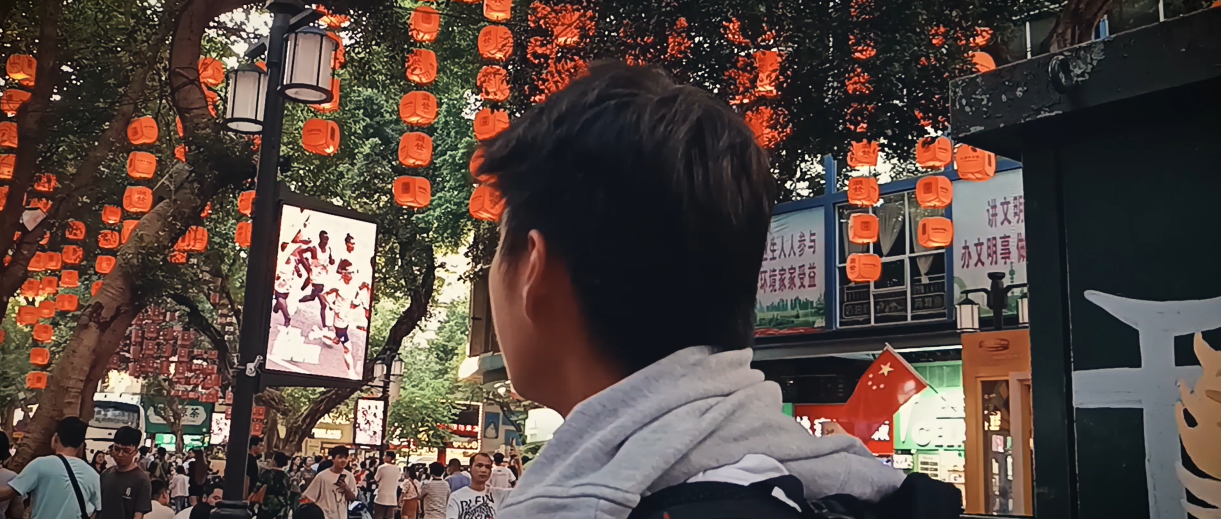
#> input picture images/clay.png, 2442 x 1038 px, found by its file name (shown at 1/2 size)
$ jupyter execute --allow-errors graph_cut_iterated.ipynb
#> lines starting #> are read from the running program, lines starting #| are printed output that depends on the picture
[cell 1]
import cv2
import numpy as np
import matplotlib.pyplot as plt
from skimage import graph
from skimage.segmentation import slic
from scipy.stats import norm
import maxflow
import time

##
## Get User Scribbles (Foreground and Background Labelling)

[cell 2]
# Define globals
scribble_mask = []
drawing = False
current_label = 1  # 1 for FG (red), 2 for BG (blue)

[cell 3]
# [17 lines left out: function scribble_seeds, not called in this run]


def get_user_seeds(image, segments, max_display_size=800):
    '''
    Get initial seeds/inputted foreground and background information from user.
    '''
    global scribble_mask, scale_x, scale_y

    segments = segments.astype(np.int32)
    scribble_mask = np.zeros(image.shape[:2], dtype=np.uint8)

    # Calculate scale for display
    h, w = image.shape[:2]
    scale = min(max_display_size / h, max_display_size / w, 1.0)
    display_size = (int(w * scale), int(h * scale))
    scale_x = w / display_size[0]
    scale_y = h / display_size[1]

    cv2.namedWindow("Scribble on Image", cv2.WINDOW_NORMAL)
    cv2.resizeWindow("Scribble on Image", *display_size)
    cv2.setMouseCallback("Scribble on Image", scribble_seeds)

    while True:
        overlay = image.copy()
        overlay[scribble_mask == 1] = [0, 0, 255]   # Red for foreground
        overlay[scribble_mask == 2] = [255, 0, 0]   # Blue for background
        overlay_resized = cv2.resize(overlay, display_size, interpolation=cv2.INTER_NEAREST)

        cv2.imshow("Scribble on Image", overlay_resized)
        key = cv2.waitKey(1)
        if key == 13: # Enter Key
            break

    cv2.destroyAllWindows()

    fg_seeds = set(np.unique(segments[scribble_mask == 1]))
    bg_seeds = set(np.unique(segments[scribble_mask == 2]))
    fg_seeds.discard(0)
    bg_seeds.discard(0)

    return fg_seeds, bg_seeds, overlay

##
## Create Graph

[cell 4]
def superpixel_segmentation(image):
    '''
    Apply low level segmentation to reduce computational costs.
    Use superpixel segmentation instead of EDISON mean shift for better
    implementation in Python.
    '''
    return slic(image, n_segments=700, compactness=10)

def compute_gaussian_likelihoods(image, segments, fg_seeds, bg_seeds):
    '''
    Computes per-pixel probability of belonging to foreground or background
    using a fixed Gaussian model from user scribbles.
    Calculates the likelihoods using SciPy's norm function.
    Used for the data term estimation.
    '''
    fg_pixels = np.vstack([
        image[segments == s] for s in fg_seeds if np.any(segments == s)
    ])
    bg_pixels = np.vstack([
        image[segments == s] for s in bg_seeds if np.any(segments == s)
    ])

    print("[compute_GMM_likelihood] Computing likelihoods...")

    # Compute mean and std for each channel
    fg_mean, fg_std = fg_pixels.mean(axis=0), fg_pixels.std(axis=0) + 1e-5
    bg_mean, bg_std = bg_pixels.mean(axis=0), bg_pixels.std(axis=0) + 1e-5

    # Now compute likelihoods for each segment
    segment_ids = np.unique(segments)
    fg_likelihoods, bg_likelihoods = {}, {}

    for s in segment_ids:
        pix = image[segments == s]
        fg_prob = norm.pdf(pix, loc=fg_mean, scale=fg_std).prod(axis=1).mean()
        bg_prob = norm.pdf(pix, loc=bg_mean, scale=bg_std).prod(axis=1).mean()
        fg_likelihoods[s] = fg_prob
        bg_likelihoods[s] = bg_prob

    print("[compute_GMM_likelihood] Done.")
    return fg_likelihoods, bg_likelihoods

# [94 lines left out: functions recompute_likelihoods, compute_segment_means, build_RAG, add_n_links, add_t_links, not called in this run]

##
## Perform Iterated Graph Cut
> Uses updated Gaussian likelihoods every iteration

[cell 5]
# [25 lines left out: function run_graph_cut, not called in this run]

def iterated_graph_cut(image, segments, fg_seeds, bg_seeds, max_iters=5, tol=1e-3):
    """
    Iteratively refine the mask by re-fitting Gaussian models from the full segmentation mask.
    """
    print("[iterated_graph_cut] Starting...")

    # Initial likelihoods from user scribbles
    initial_likelihoods = compute_gaussian_likelihoods(image, segments, fg_seeds, bg_seeds)
    mask = run_graph_cut(image, segments, fg_seeds, bg_seeds,
                         initial_likelihoods[0], initial_likelihoods[1])
    prev_mask = mask.copy()

    for i in range(1, max_iters + 1):
        print(f"[iterated_graph_cut] Iteration {i}...")

        # Refit Gaussians based on current mask
        fg_likelihoods, bg_likelihoods = recompute_likelihoods(image, segments, mask)

        # Optional: still enforce hard constraints from original seeds
        mask = run_graph_cut(image, segments, fg_seeds, bg_seeds, fg_likelihoods, bg_likelihoods)

        # Check for convergence
        diff = np.mean(mask != prev_mask)
        print(f"[iterated_graph_cut] Change = {diff:.4f}")
        if diff < tol:
            print("[iterated_graph_cut] Converged.")
            break

        prev_mask = mask.copy()

    return mask

##
## Main Program

[cell 6]
image = cv2.imread("../images/clay.png")
#> image is the input picture: shape (1038, 2442, 3); mean B, G, R 65.8, 72, 86.8

start_time = time.time()
segments = superpixel_segmentation(image)
#> in superpixel_segmentation, `return slic(image, n_segments=700, compactness=10)`:
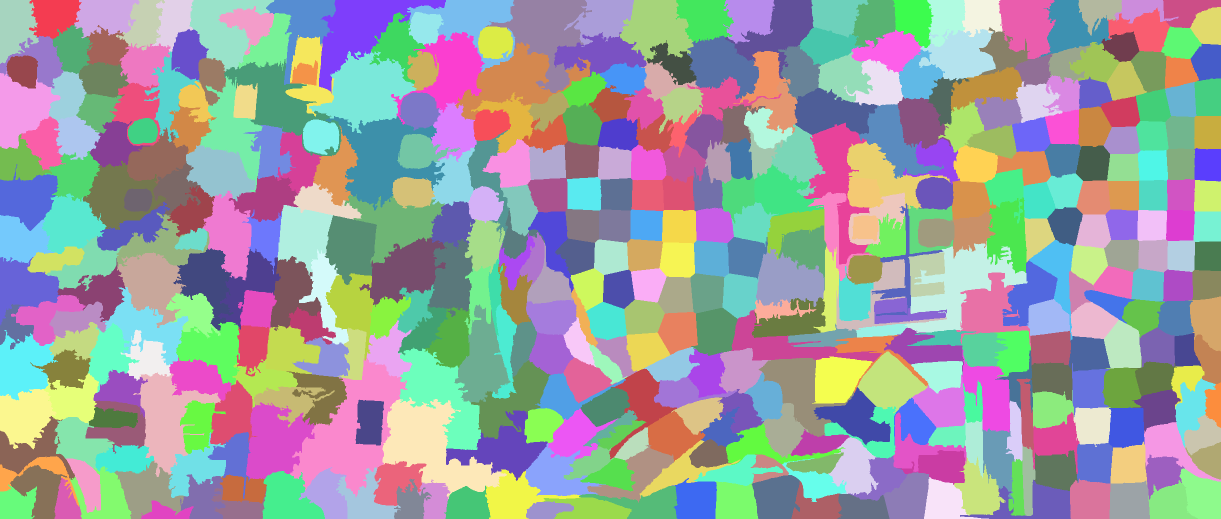
#> returned value: shape (1038, 2442) int64 (shown at 1/2 size); 464 distinct labels, from 1 to 464; one colour per label, 0 black
end_time = time.time()
elapsed = end_time - start_time
print(f"Function took {elapsed:.4f} seconds")
print(f"There are {len(np.unique(segments))} unique segments")
#| There are 464 unique segments

[cell 7]
initial_fg_seeds, initial_bg_seeds, overlay = get_user_seeds(image, segments)
#> in get_user_seeds, `overlay_resized = cv2.resize(overlay, display_size, interpolation=cv2...`:
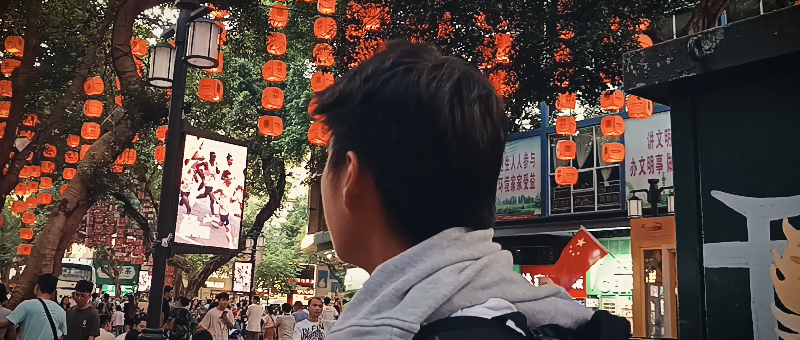
#> overlay_resized: shape (340, 800, 3); mean B, G, R 65.7, 72, 86.8
#> (key Esc is pressed here)
#> in get_user_seeds, `fg_seeds = set(np.unique(segments[scribble_mask == 1]))`: fg_seeds = 0 items
#> initial_fg_seeds = 0 items; initial_bg_seeds = 0 items

print(f"# of initial foreground seeds: {len(initial_fg_seeds)}")
#| # of initial foreground seeds: 0
print(f"# of initial background seeds: {len(initial_bg_seeds)}")
#| # of initial background seeds: 0

[cell 8]
plt.figure(figsize=(12, 6))
plt.subplot(121)
plt.title('Superpixel Segmentation')
plt.imshow(segments)

plt.subplot(122)
plt.title('User Scribbles (Red - Foreground; Blue - Background)')
plt.imshow(cv2.cvtColor(overlay, cv2.COLOR_BGR2RGB))
plt.show()
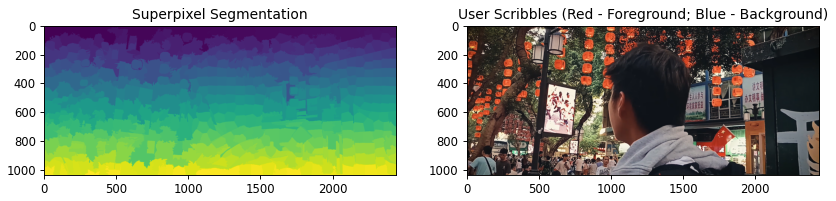
#> figure drawn by matplotlib, 2 panels

[cell 9]
start_time = time.time()
#> (the rest of this cell did not finish here and is left out)

$ run again, with images/beach.jpg saved as images/clay.png
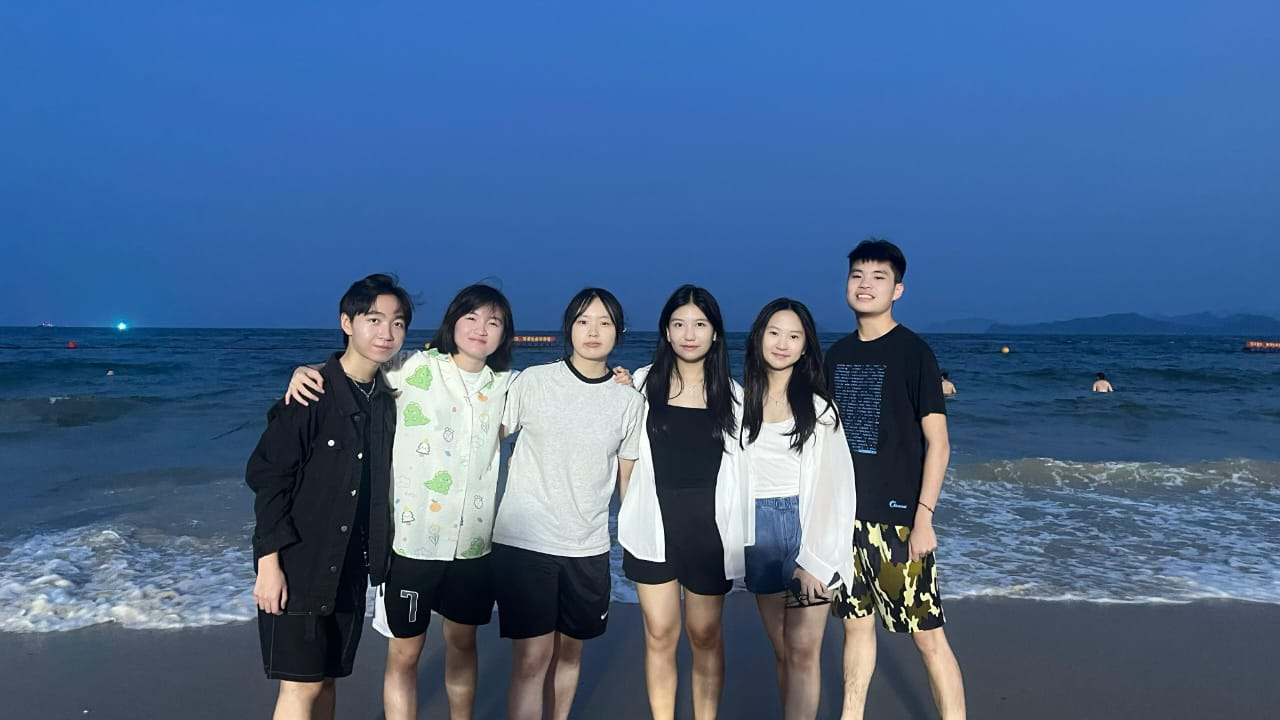
#> input picture images/beach.jpg, 1280 x 720 px, found by its file name
#> image is the input picture: shape (720, 1280, 3); mean B, G, R 139.3, 100.9, 71.3
#> in superpixel_segmentation, `return slic(image, n_segments=700, compactness=10)`:
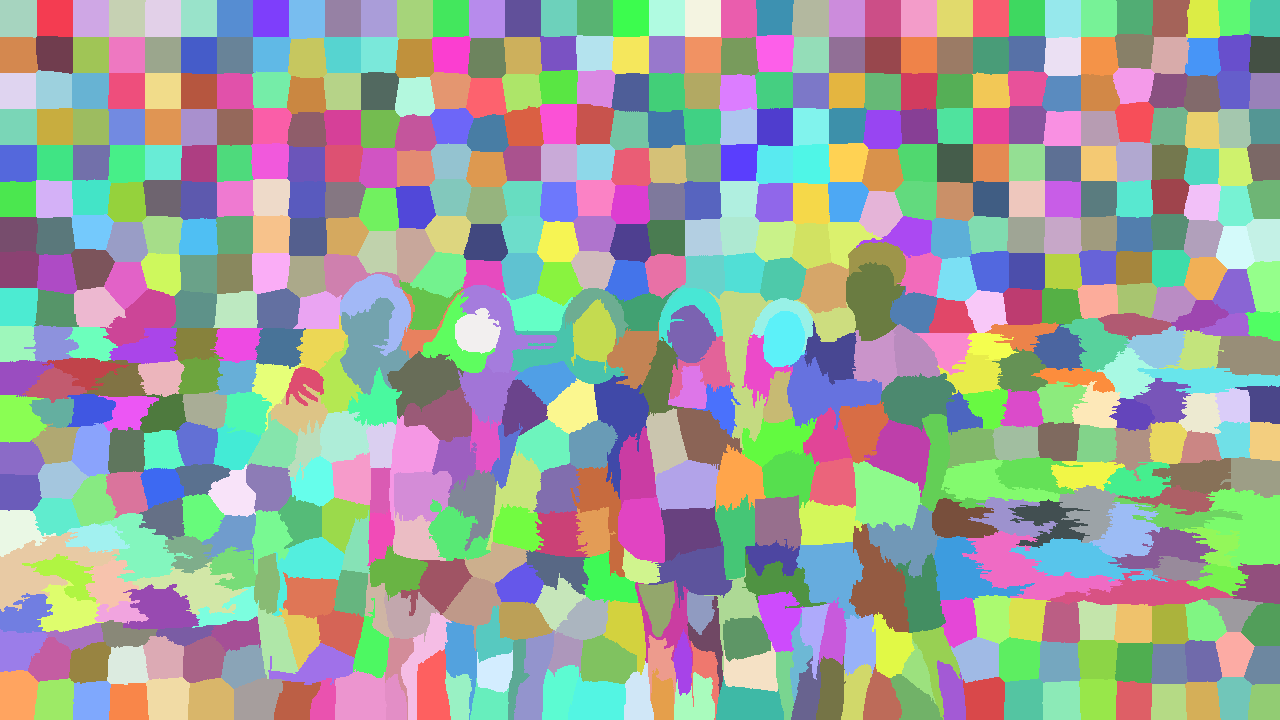
#> returned value: shape (720, 1280) int64; 626 distinct labels, from 1 to 626; one colour per label, 0 black
#| There are 626 unique segments
#> segments: shape (720, 1280) int32; 626 distinct labels, from 1 to 626
#> fg_seeds = 0 items
#| # of initial foreground seeds: 0
#| # of initial background seeds: 0
#> `plt.show()`:
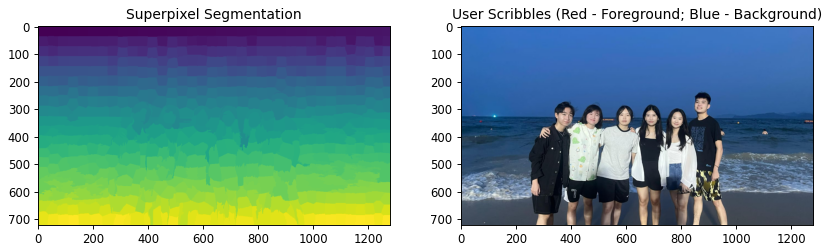
#> figure drawn by matplotlib, 2 panels

$ run again, with images/hand.jpg saved as images/clay.png
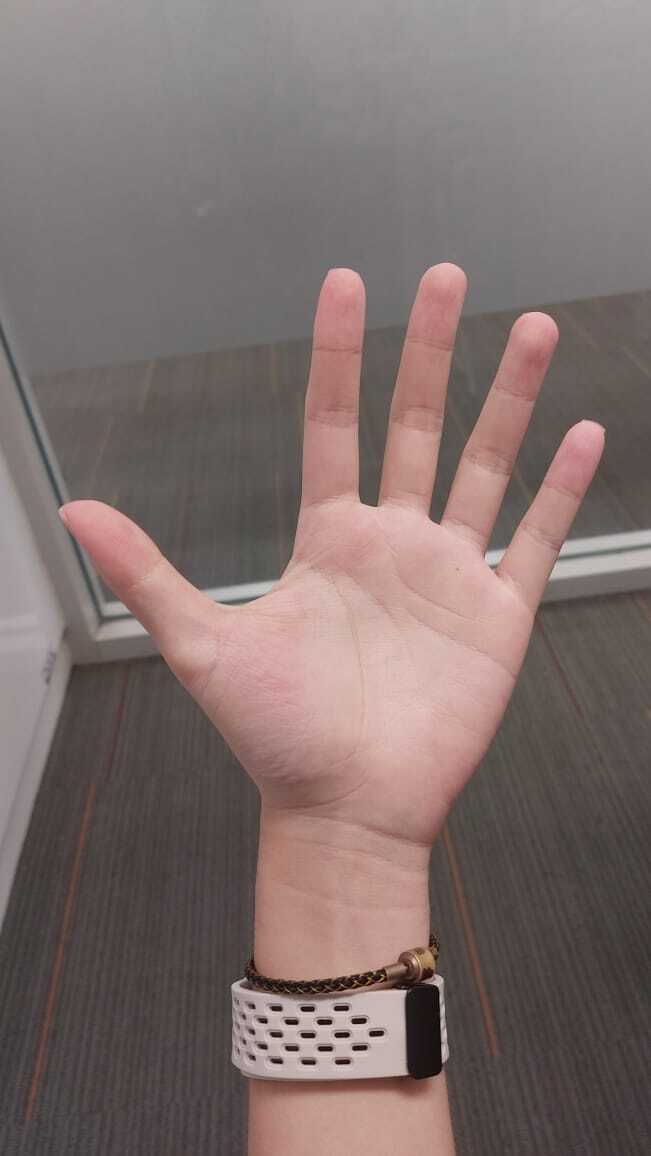
#> input picture images/hand.jpg, 651 x 1156 px, found by its file name
#> image is the input picture: shape (1156, 651, 3); mean B, G, R 109.2, 111.7, 126.9
#> in superpixel_segmentation, `return slic(image, n_segments=700, compactness=10)`:
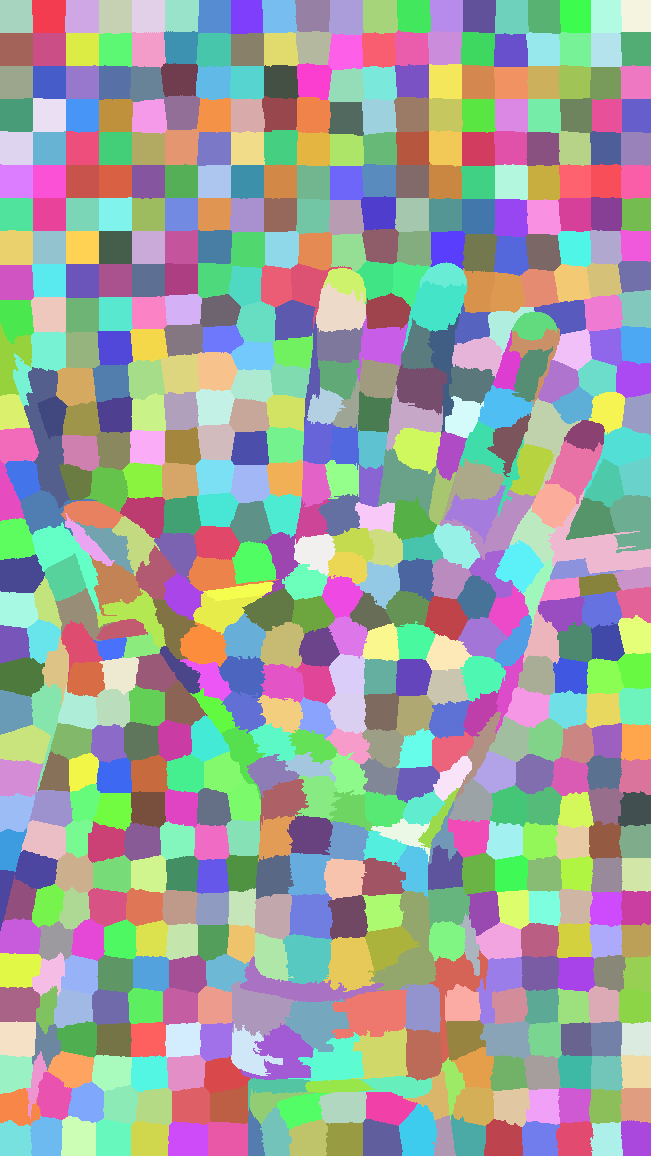
#> returned value: shape (1156, 651) int64; 654 distinct labels, from 1 to 654; one colour per label, 0 black
#| There are 654 unique segments
#> segments: shape (1156, 651) int32; 654 distinct labels, from 1 to 654
#> fg_seeds = 0 items
#| # of initial foreground seeds: 0
#| # of initial background seeds: 0
#> `plt.show()`:
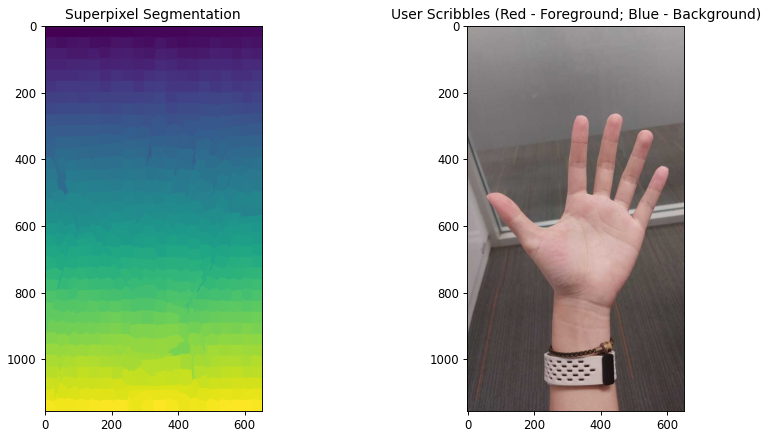
#> figure drawn by matplotlib, 2 panels

$ run again, with images/hand2.jpg saved as images/clay.png
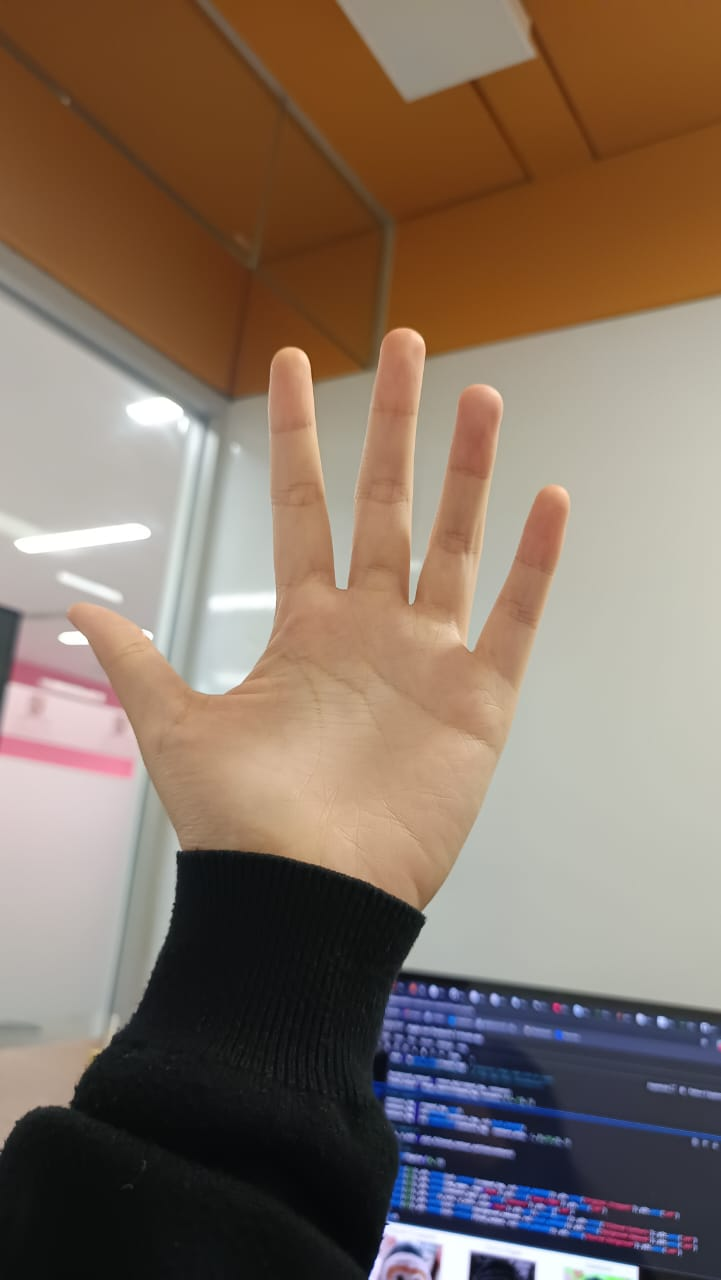
#> input picture images/hand2.jpg, 721 x 1280 px, found by its file name
#> image is the input picture: shape (1280, 721, 3); mean B, G, R 100.5, 114.4, 132.6
#> in superpixel_segmentation, `return slic(image, n_segments=700, compactness=10)`:
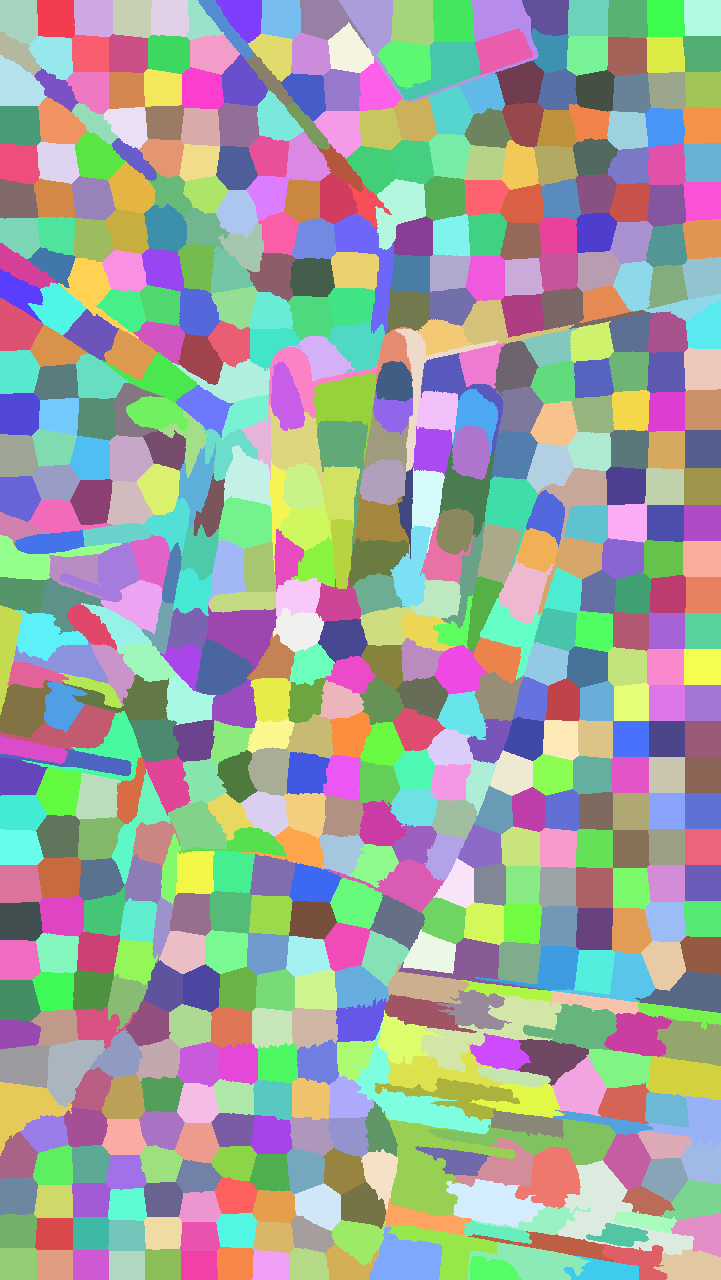
#> returned value: shape (1280, 721) int64; 635 distinct labels, from 1 to 635; one colour per label, 0 black
#| There are 635 unique segments
#> segments: shape (1280, 721) int32; 635 distinct labels, from 1 to 635
#> fg_seeds = 0 items
#| # of initial foreground seeds: 0
#| # of initial background seeds: 0
#> `plt.show()`:
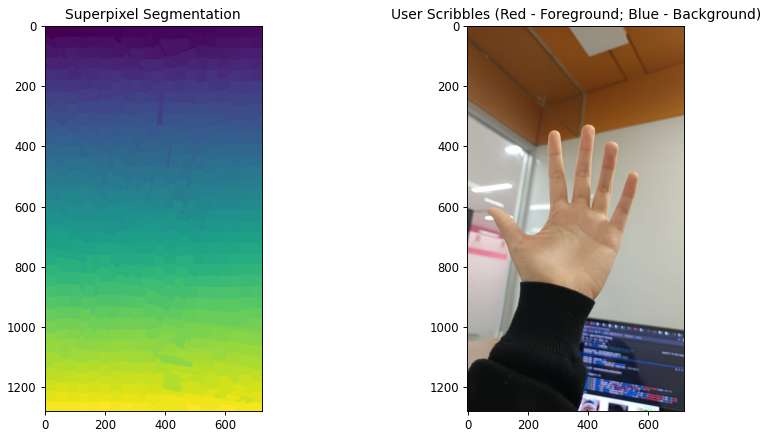
#> figure drawn by matplotlib, 2 panels
